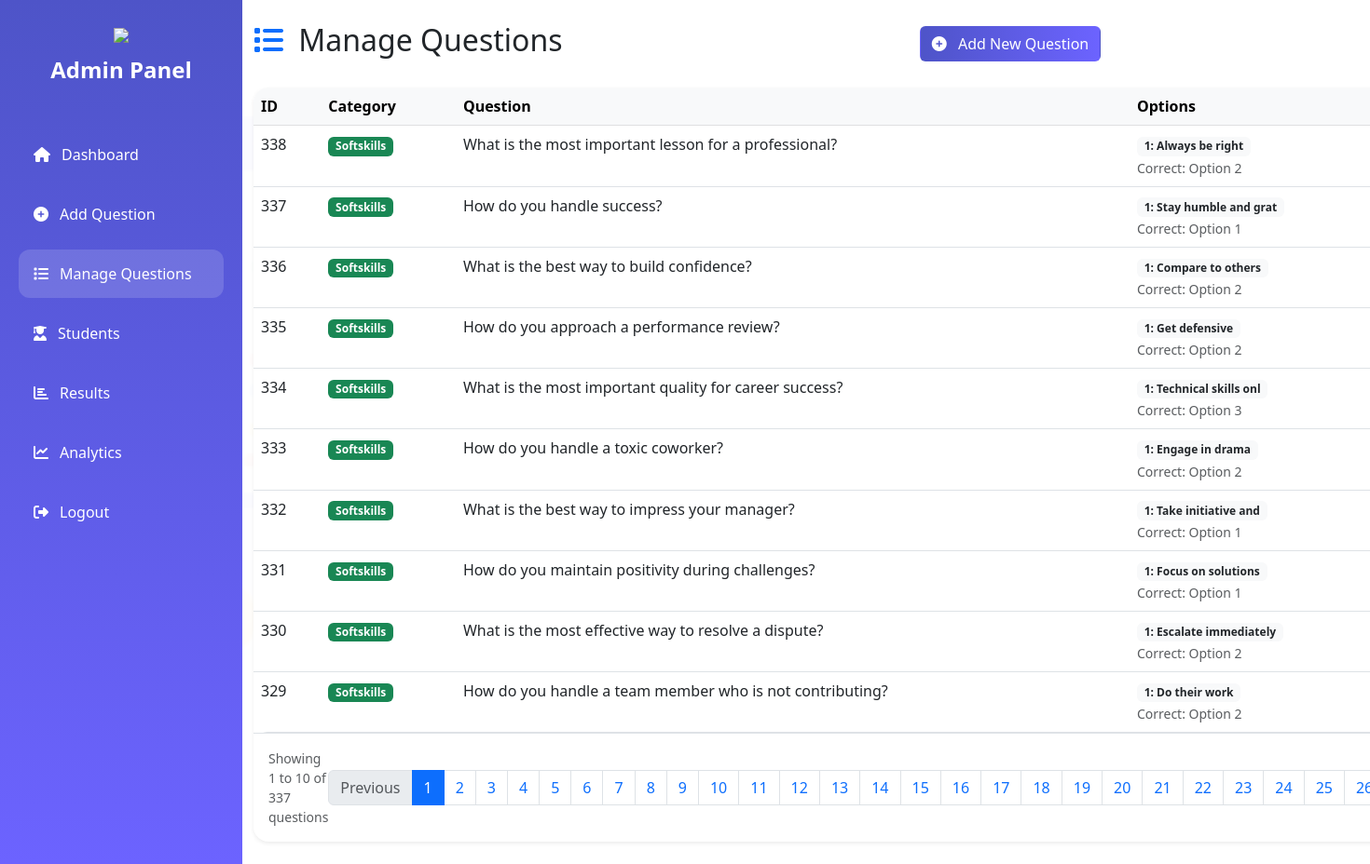
Screenshot of /admin/manage_questions.php (signed in) with the database file from the repository.
### tables this page shows
CREATE TABLE `questions` (
  `id` int(11) NOT NULL,
  `category` enum('technical','softskills') NOT NULL,
  `question_type` enum('objective','theoretical','coding','debugging') DEFAULT 'objective',
  `question` text NOT NULL,
  `option1` varchar(255) NOT NULL,
  `option2` varchar(255) NOT NULL,
  `option3` varchar(255) NOT NULL,
  `option4` varchar(255) NOT NULL,
  `correct_answer` int(11) NOT NULL,
  `expected_answer` text DEFAULT NULL,
  `code_snippet` text DEFAULT NULL,
  `language` varchar(50) DEFAULT 'php',
  `recommendation_type` enum('youtube','w3schools','freecodecamp') DEFAULT NULL,
  `recommendation_title` varchar(255) DEFAULT NULL,
  `recommendation_link` varchar(500) DEFAULT NULL,
  `created_at` timestamp NOT NULL DEFAULT current_timestamp()
);

### admin/manage_questions.php (the view, shortened to what this page needs)
<?php
include("../includes/admin_auth.php");
$page = isset($_GET['page']) ? (int)$_GET['page'] : 1;
$limit = 10;
$offset = ($page - 1) * $limit;
$count_result = mysqli_query($conn, "SELECT COUNT(*) as total FROM questions");
$total_questions = mysqli_fetch_assoc($count_result)['total'];
$total_pages = ceil($total_questions / $limit);
$result = mysqli_query($conn, "SELECT * FROM questions ORDER BY id DESC LIMIT $limit OFFSET $offset");
?>
<!DOCTYPE html>
<html lang="en">
<head>
    <link href="../assets/css/style.css" rel="stylesheet">
    <link href="https://cdn.jsdelivr.net/npm/bootstrap@5.3.0/dist/css/bootstrap.min.css" rel="stylesheet">
    <link rel="stylesheet" href="https://cdnjs.cloudflare.com/ajax/libs/font-awesome/6.5.1/css/all.min.css">
</head>
<body>
<div class="dashboard-layout">
    <?php include("sidebar.php"); ?>
    <main class="main-content">
        <div class="container-fluid py-4">
            <div class="d-flex justify-content-between align-items-center mb-4">
                <h2><i class="fas fa-list me-2 text-primary"></i> Manage Questions</h2>
                <a href="add_question.php" class="btn btn-custom text-white">
                    <i class="fas fa-plus-circle me-2"></i> Add New Question
                </a>
            </div>
            <div class="bg-white rounded-4 shadow-sm overflow-hidden">
                <div class="table-responsive">
                    <table class="table table-hover mb-0">
                        <thead class="table-light">
                            <tr>
                                <th style="width: 5%">ID</th>
                                <th style="width: 10%">Category</th>
                                <th style="width: 50%">Question</th>
                                <th style="width: 20%">Options</th>
                            </tr>
                        </thead>
                        <tbody>
                            <?php if(mysqli_num_rows($result) > 0): ?>
                                <?php while($row = mysqli_fetch_assoc($result)): ?>
                                <tr>
                                    <td><?php echo $row['id']; ?></td>
                                    <td>
                                        <span class="badge <?php echo $row['category'] == 'technical' ? 'bg-primary' : 'bg-success'; ?>">
                                            <?php echo ucfirst($row['category']); ?>
                                        </span>
                                    </td>
                                    <td><?php echo htmlspecialchars(substr($row['question'], 0, 80)) . (strlen($row['question']) > 80 ? '...' : ''); ?></td>
                                    <td>
                                        <span class="badge bg-light text-dark">1: <?php echo htmlspecialchars(substr($row['option1'], 0, 20)); ?></span><br>
                                        <small class="text-muted">Correct: Option <?php echo $row['correct_answer']; ?></small>
                                    </td>
                                </tr>
                                <?php endwhile; ?>
                            <?php endif; ?>
                        </tbody>
                    </table>
                </div>
                <?php if($total_pages > 1): ?>
                <div class="d-flex justify-content-between align-items-center p-3 border-top">
                    <div class="text-muted small">
                        Showing <?php echo $offset + 1; ?> to <?php echo min($offset + $limit, $total_questions); ?> of <?php echo $total_questions; ?> questions
                    </div>
                    <nav>
                        <ul class="pagination mb-0">
                            <li class="page-item <?php echo $page <= 1 ? 'disabled' : ''; ?>">
                                <a class="page-link" href="?page=<?php echo $page - 1; ?>">Previous</a>
                            </li>
                            <?php for($i = 1; $i <= $total_pages; $i++): ?>
                            <li class="page-item <?php echo $page == $i ? 'active' : ''; ?>">
                                <a class="page-link" href="?page=<?php echo $i; ?>"><?php echo $i; ?></a>
                            </li>
                            <?php endfor; ?>
                        </ul>
                    </nav>
                </div>
                <?php endif; ?>
            </div>
        </div>
    </main>
</div>
</body>
</html>

### assets/css/style.css (style rules this page uses)
* { margin:0; padding:0; box-sizing:border-box; }
body { font-family:'Poppins',sans-serif; background:#f4f7fb; color:#1e293b; overflow-x:hidden; }
body::before { content:""; position:fixed; inset:0; background:url('../images/tech.png'); background-size:cover; background-position:center; opacity:0.03; z-index:-1; }
.btn-custom { background:linear-gradient( 90deg, #7b1fe4, #2d73ff ); border:none; color:white; font-weight:600; padding:12px; }
.btn-custom { background: linear-gradient(90deg, #4e54c8, #6c63ff); border: none; border-radius: 12px; transition: transform 0.2s, box-shadow 0.2s; }
.table { background:white; border-radius:15px; overflow:hidden; }
.dashboard-layout { display:flex; min-height:100vh; }
.main-content { margin-left:260px; width:100%; }

### rows the page displays
questions: id "338", category "Softskills", question "What is the most important lesson for a professional?", option1 "Always be right", correct_answer "2"
questions: id "337", category "Softskills", question "How do you handle success?", option1 "Stay humble and grat", correct_answer "1"
questions: id "336", category "Softskills", question "What is the best way to build confidence?", option1 "Compare to others", correct_answer "2"
questions: id "335", category "Softskills", question "How do you approach a performance review?", option1 "Get defensive", correct_answer "2"
questions: id "334", category "Softskills", question "What is the most important quality for career success?", option1 "Technical skills onl", correct_answer "3"
questions: id "333", category "Softskills", question "How do you handle a toxic coworker?", option1 "Engage in drama", correct_answer "2"
questions: id "332", category "Softskills", question "What is the best way to impress your manager?", option1 "Take initiative and", correct_answer "1"
questions: id "331", category "Softskills", question "How do you maintain positivity during challenges?", option1 "Focus on solutions", correct_answer "1"
questions: id "330", category "Softskills", question "What is the most effective way to resolve a dispute?", option1 "Escalate immediately", correct_answer "2"
questions: id "329", category "Softskills", question "How do you handle a team member who is not contributing?", option1 "Do their work", correct_answer "2"

### other values shown
$offset + 1 "1"
min($offset + $limit, $total_questions) "10"
$total_questions "337"
